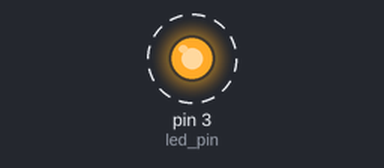
Recording of a sketch running on a simulated Arduino Uno, built with avr-gcc and run on an emulated ATmega328P. Parts: output pins drawn as LEDs (lit = HIGH). Dashed ring = blinking.

Above: at 0.5 s.
Timing chart, 0 to 4.6 s (numbered marks = the images above):
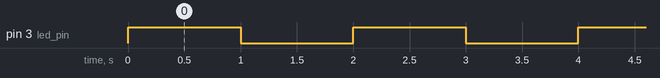

Measured:
- by itself, pin 3 (led_pin): alternates HIGH for 1.0 s and LOW for 1.0 s

The sketch:

ex1.ino
```cpp
const int led_pin = 3; //「const」を付けて宣言することで、その値が変更されることを禁止

void setup() {
  pinMode(led_pin, OUTPUT);
}

void loop() {
  //いろいろな書き方があるが、最もスマートなものはex3で解説する
  blink1(1000);
  //blink2(1000);
}

void blink1(int delay_time) {
  //最もシンプルな方法
  digitalWrite(led_pin, HIGH);
  delay(delay_time);

  digitalWrite(led_pin, LOW);
  delay(delay_time);
}

void blink2(int delay_time) {
  //こういう方法もあります
  //boolean型は「true」か「false」の値を持つ
  static boolean state = false; //「static」を付けて宣言されたローカル変数は、その値が保持される
  state = !state; //stateの値を反転(true=>false, false=>true)

  digitalWrite(led_pin, state);
  delay(delay_time);
}
```
